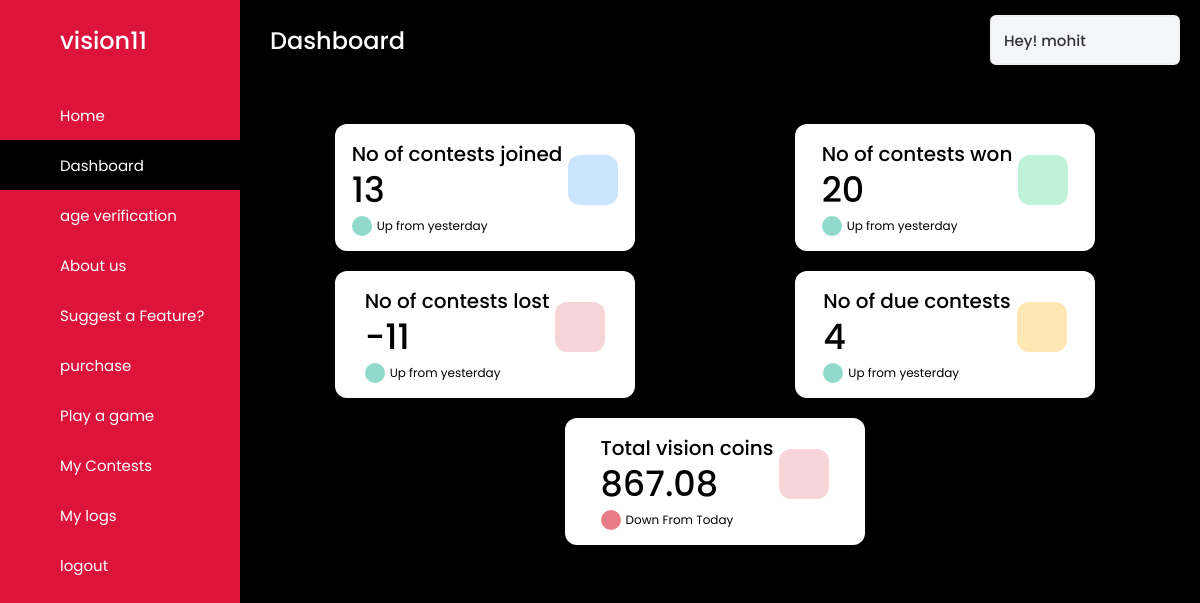
Screenshot of /dashboard (signed in) with the database file from the repository.
### usermanagerAPP/models.py (models this page shows, shortened)
class User1(AbstractUser):
    first_name = models.CharField(
        max_length=20
    )
    last_name = models.CharField(
        max_length=20
    )
    username = models.CharField(
        max_length=20,
        unique=True
    )
    age = models.IntegerField(
        null=True,
        blank=True
    )
    email = models.EmailField(
        max_length=50
    )
    vision_credits = models.FloatField(
        default=0
    )
    currency_type = models.CharField(
        choices=Currency_Choices,
        default=Choices.VISION_CANDIES,
        max_length=50
    )
    gender_type = models.CharField(
        choices=Gender_Choices,
        null=True,
        max_length=10
    )
    country = models.CharField(
        max_length=50
    )
    adult = models.BooleanField(
        'Adult_status',
        default=False
    )
    staff = models.BooleanField(
        'Staff_status',
        default=False
    )
    superuser = models.BooleanField(
        'super_user_status',
        default=False
    )
    aadhar_image = models.FileField(
        upload_to='others',
        null=True,
        blank=True
    )
    contests_won = models.IntegerField(
        default=0
    )
    objects = UserManager()
    @property
    def is_adult(self):
        return self.adult

### mainAPP/views.py (the view)
# urls.py: path('dashboard',views.RenderDashboard),
@login_required(login_url='/accounts/login')
def RenderDashboard(request):
    try:
        return vision11_render.render_dashboard(request)
    except:
        return redirect('/')

### mainAPP/repository.py (called while the page is built)
    def render_dashboard(request):
        contests = Contest.objects.all()
        contest_joined = []
        pending_res = 0
        number_contests = 0
        for contest in contests:
            if request.user in contest.user.all():
                contest_joined.append(contest)
                number_contests += 1
                if not contest.match_id.is_match_end:
                    pending_res += 1
        return render(request,
            'dashboard.html',
            {'contests':contest_joined,'numberjoined':number_contests,
            'numberwon':request.user.contests_won,
            'numberloss':number_contests-request.user.contests_won-pending_res,
            'pending':pending_res}
        )

### mainAPP/templatetags/mathround.py (called while the page is built)
@register.filter('mathround')
def mathround(float_num, val):
    return round(float_num,val)

### templates/dashboard.html (shortened to what this page needs)
{% load static %}
{% load mathround %}
{% block content %}
<!DOCTYPE html>
<html lang="en">
<head>
  <link rel="stylesheet" href="{% static 'css/plans.css' %}">
  <link rel="stylesheet" href="{% static 'css/dashboard.css' %}">
</head>
  <body>
    <div class="sidebar" id="sidebar-dashboard">
      <div class="logo-details">
        <span class="logo_name">vision11</span>
      </div>
      <ul class="nav-links">
        <li>
          <a href="/">
            <span class="links_name">Home</span>
          </a>
        </li>
        <li>
          <a href="#" class="active" id="basedash">
            <span class="links_name">Dashboard</span>
          </a>
        </li>
        <li>
          <a href="#ageverification" id="ageverdash">
            <span class="links_name">age verification</span>
          </a>
        </li>
        <li>
          <a href="#aboutus" id="absdash">
            <span class="links_name">About us</span>
          </a>
        </li>
        <li>
          <a href="#suggestafeature" id="hefedash">
            <span class="links_name">Suggest a Feature?</span>
          </a>
        </li>
        <li>
          <a href="#purchase" id="purchase">
            <span class="links_name">purchase</span>
          </a>
        </li>
        <li>
          <a href="/play">
            <span class="links_name">Play a game</span>
          </a>
        </li>
        <li>
          <a href="/mycontests" id="mycontests">
            <span class="links_name">My Contests</span>
          </a>
        </li>
        <li>
          <a href="#mylogs" id="mylogs">
            <span class="links_name">My logs</span>
          </a>
        </li>
        <li>
          <a href="/accounts/logout">
            <span class="links_name">logout</span>
          </a>
        </li>
      </ul>
    </div>
    <section class="home-section">
      <nav>
        <div class="sidebar-button">
          <span class="dashboard" style="color: white;">Dashboard</span>
        </div>
        <div class="profile-details">
          <span class="admin_name">Hey! {{user.username}}</span>
        </div>
      </nav>
      <div class="home-content" id="base-dashboard">
        <div class="overview-boxes">
          <div class="box">
            <div class="right-side">
              <div class="box-topic">No of contests joined</div>
              <div class="number">{{numberjoined}}</div>
              <div class="indicator">
                <i class='bx bx-up-arrow-alt'></i>
                <span class="text">Up from yesterday</span>
              </div>
            </div>
            <i class='bx bx-cart-alt cart'></i>
          </div>
          <div class="box">
            <div class="right-side">
              <div class="box-topic">No of contests won</div>
              <div class="number">{{numberwon}}</div>
              <div class="indicator">
                <i class='bx bx-up-arrow-alt'></i>
                <span class="text">Up from yesterday</span>
              </div>
            </div>
            <i class='bx bxs-cart-add cart two'></i>
          </div>
          <div class="box">
            <div class="right-side">
              <div class="box-topic">No of contests lost</div>
              <div class="number">{{numberloss}}</div>
              <div class="indicator">
                <i class='bx bx-up-arrow-alt'></i>
                <span class="text">Up from yesterday</span>
              </div>
            </div>
            <i class='bx bx-cart cart four'></i>
          </div>
          <div class="box">
            <div class="right-side">
              <div class="box-topic">No of due contests</div>
              <div class="number">{{pending}}</div>
              <div class="indicator">
                <i class='bx bx-up-arrow-alt'></i>
                <span class="text">Up from yesterday</span>
              </div>
            </div>
            <i class='bx bx-cart cart three'></i>
          </div>
          <div class="box">
            <div class="right-side">
              <div class="box-topic">Total {{user.currency_type}}</div>
              <div class="number">{{user.vision_credits|mathround:3}}</div>
              <div class="indicator">
                <i class='bx bx-down-arrow-alt down'></i>
                <span class="text">Down From Today</span>
              </div>
            </div>
            <i class='bx bxs-cart-download cart four'></i>
          </div>
        </div>
        <div id="chartdiv"></div>
      </div>
    </section>
  </body>
</html>
{% endblock %}

### statics/css/plans.css (style rules this page uses)
* { box-sizing: border-box; padding: 0px; margin: 0px; font-family: cursive; }

### statics/css/dashboard.css (style rules this page uses)
* { margin: 0; padding: 0; box-sizing: border-box; font-family: 'Poppins', sans-serif; }
.sidebar { position: fixed; height: 100%; width: 240px; background: crimson; transition: all 0.5s ease; overflow-y: auto; }
.overview-boxes .box { min-width: 300px; margin-right: 10px; }
.sidebar .logo-details { height: 80px; display: flex; align-items: center; }
.sidebar .logo-details .logo_name { color: #fff; font-size: 24px; font-weight: 500; }
.sidebar .nav-links { margin-top: 10px; }
.sidebar .nav-links li { position: relative; list-style: none; height: 50px; }
.sidebar .nav-links li a { height: 100%; width: 100%; display: flex; align-items: center; text-decoration: none; transition: all 0.4s ease; }
.sidebar .nav-links li a.active { background: black; }
.sidebar .nav-links li a .links_name { color: #fff; font-size: 15px; font-weight: 400; white-space: nowrap; }
.home-section { position: relative; background: black; min-height: 100vh; width: calc(100% - 240px); left: 240px; transition: all 0.5s ease; }
.home-section nav { display: flex; justify-content: space-between; height: 80px; background: black; display: flex; align-items: center; position: fixed; width: calc(100% - 240px); left: 240px; z-index: 100; padding: 0 20px; box-shadow: 0 1px 1px rgba(0, 0, 0, 0.1); transition: all 0.5s ease; }
.home-section nav .sidebar-button { display: flex; align-items: center; font-size: 24px; font-weight: 500; }
.home-section nav .profile-details { display: flex; align-items: center; background: #F5F6FA; border: 2px solid #EFEEF1; border-radius: 6px; height: 50px; min-width: 190px; padding: 0 15px 0 2px; }
nav .profile-details .admin_name { font-size: 15px; font-weight: 500; color: #333; margin: 0 10px; white-space: nowrap; }
.home-section .home-content { position: relative; padding-top: 104px; }
.home-content .overview-boxes { display: flex; align-items: center; justify-content: space-around; flex-wrap: wrap; padding: 0 20px; margin-top: 20px; }
.overview-boxes .box,.staff-box,.suggestion_box { display: flex; align-items: center; justify-content: center; width: calc(100% / 4 - 15px); background: #fff; padding: 15px 14px; border-radius: 12px; box-shadow: 0 5px 10px rgba(0,0,0,0.1); margin-bottom: 20px; }
.overview-boxes .box-topic { font-size: 20px; font-weight: 500; }
.home-content .box .number { display: inline-block; font-size: 35px; margin-top: -6px; font-weight: 500; }
.home-content .box .indicator { display: flex; align-items: center; }
.home-content .box .indicator i { height: 20px; width: 20px; background: #8FDACB; line-height: 20px; text-align: center; border-radius: 50%; color: #fff; font-size: 20px; margin-right: 5px; }
.box .indicator i.down { background: #e87d88; }
.home-content .box .indicator .text { font-size: 12px; }
.home-content .box .cart { display: inline-block; font-size: 32px; height: 50px; width: 50px; background: #cce5ff; line-height: 50px; text-align: center; color: #66b0ff; border-radius: 12px; margin: -15px 0 0 6px; }
.home-content .box .cart.two { color: #2BD47D; background: #C0F2D8; }
.home-content .box .cart.three { color: #ffc233; background: #ffe8b3; }
.home-content .box .cart.four { color: #e05260; background: #f7d4d7; }
#chartdiv { width: 100%; height: 500px; color: white !important; }

### rows the page displays
User1: username "mohit", currency_type "vision coins", vision_credits|mathround "867.08"

### other values shown
{{ numberjoined }} "13"
{{ numberwon }} "20"
{{ numberloss }} "-11"
{{ pending }} "4"
